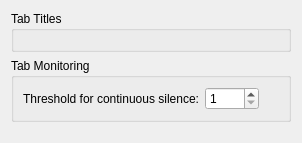
     <widget class="QWidget" name="tabsTab">
      <attribute name="title">
       <string>Tabs</string>
      </attribute>
      <layout class="QVBoxLayout">
       <item>
        <widget class="QGroupBox" name="groupBox_5">
         <property name="title">
          <string>Tab Titles</string>
         </property>
         <property name="flat">
          <bool>true</bool>
         </property>
         <layout class="QGridLayout">
          <item row="0" column="0">
           <widget class="Konsole::RenameTabWidget" name="renameTabWidget" native="true"/>
          </item>
         </layout>
        </widget>
       </item>
       <item>
        <widget class="QGroupBox" name="groupBox_13">
         <property name="title">
          <string>Tab Monitoring</string>
         </property>
         <property name="flat">
          <bool>true</bool>
         </property>
         <layout class="QGridLayout">
          <item row="0" column="0">
           <widget class="QLabel" name="silenceSecondsLabel">
            <property name="text">
             <string>Threshold for continuous silence:</string>
            </property>
            <property name="alignment">
             <set>Qt::AlignRight|Qt::AlignTrailing|Qt::AlignVCenter</set>
            </property>
           </widget>
          </item>
          <item row="0" column="1">
           <widget class="KIntSpinBox" name="silenceSecondsSpinner">
            <property name="toolTip">
             <string>The threshold for continuous silence to be detected by Konsole</string>
            </property>
            <property name="minimum">
             <number>1</number>
            </property>
            <property name="maximum">
             <number>3600</number>
            </property>
           </widget>
          </item>
          <item row="0" column="2">
           <spacer name="horizontalSpacer_3">
            <property name="orientation">
             <enum>Qt::Horizontal</enum>
            </property>
            <property name="sizeHint" stdset="0">
             <size>
              <width>20</width>
              <height>20</height>
             </size>
            </property>
           </spacer>
          </item>
         </layout>
        </widget>
       </item>
       <item>
        <spacer>
         <property name="orientation">
          <enum>Qt::Vertical</enum>
         </property>
         <property name="sizeHint" stdset="0">
          <size>
           <width>20</width>
           <height>10</height>
          </size>
         </property>
        </spacer>
       </item>
      </layout>
     </widget>
